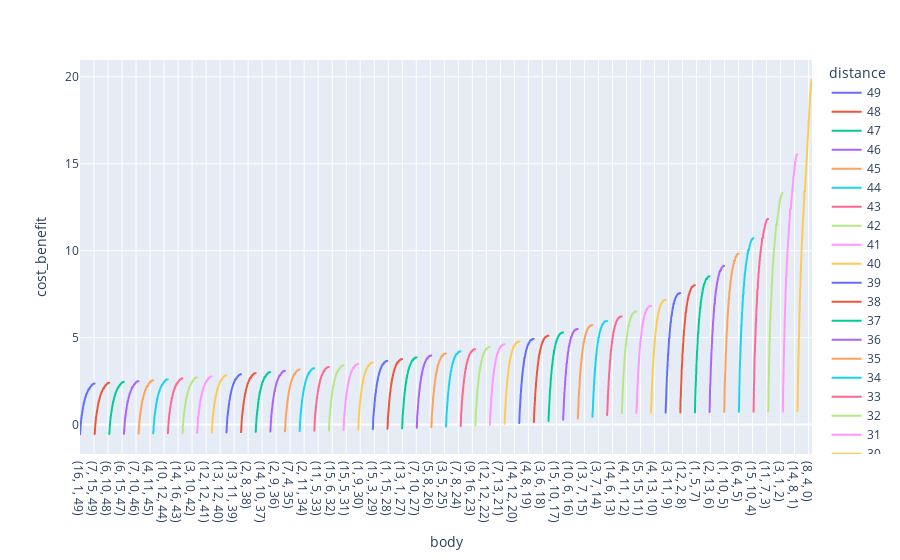

Source (notebook cell):
### Code cell
px.line(df, x="body", y="cost_benefit", color="distance")

### Figure 1 — Plotly figure (JSON) as saved in the notebook; plotly's stock layout.template omitted (floating-point values rounded to 4 significant figures; data arrays with more than 128 entries replaced by an {"elided": "..."} marker saying what was removed)
{"data": [{"hovertemplate": "distance=49<br>body=%{x}<br>cost_benefit=%{y}<extra></extra>", "legendgroup": "49", "line": {"color": "#636efa", "dash": "solid"}, "marker": {"symbol": "circle"}, "mode": "lines", "name": "49", "showlegend": true, "type": "scattergl", "x": {"elided": "256 str values"}, "xaxis": "x", "y": {"elided": "256 float values"}, "yaxis": "y"}, {"hovertemplate": "distance=48<br>body=%{x}<br>cost_benefit=%{y}<extra></extra>", "legendgroup": "48", "line": {"color": "#EF553B", "dash": "solid"}, "marker": {"symbol": "circle"}, "mode": "lines", "name": "48", "showlegend": true, "type": "scattergl", "x": {"elided": "256 str values"}, "xaxis": "x", "y": {"elided": "256 float values"}, "yaxis": "y"}, {"hovertemplate": "distance=47<br>body=%{x}<br>cost_benefit=%{y}<extra></extra>", "legendgroup": "47", "line": {"color": "#00cc96", "dash": "solid"}, "marker": {"symbol": "circle"}, "mode": "lines", "name": "47", "showlegend": true, "type": "scattergl", "x": {"elided": "256 str values"}, "xaxis": "x", "y": {"elided": "256 float values"}, "yaxis": "y"}, {"hovertemplate": "distance=46<br>body=%{x}<br>cost_benefit=%{y}<extra></extra>", "legendgroup": "46", "line": {"color": "#ab63fa", "dash": "solid"}, "marker": {"symbol": "circle"}, "mode": "lines", "name": "46", "showlegend": true, "type": "scattergl", "x": {"elided": "256 str values"}, "xaxis": "x", "y": {"elided": "256 float values"}, "yaxis": "y"}, {"hovertemplate": "distance=45<br>body=%{x}<br>cost_benefit=%{y}<extra></extra>", "legendgroup": "45", "line": {"color": "#FFA15A", "dash": "solid"}, "marker": {"symbol": "circle"}, "mode": "lines", "name": "45", "showlegend": true, "type": "scattergl", "x": {"elided": "256 str values"}, "xaxis": "x", "y": {"elided": "256 float values"}, "yaxis": "y"}, {"hovertemplate": "distance=44<br>body=%{x}<br>cost_benefit=%{y}<extra></extra>", "legendgroup": "44", "line": {"color": "#19d3f3", "dash": "solid"}, "marker": {"symbol": "circle"}, "mode": "lines", "name": "44", "showlegend": true, "type": "scattergl", "x": {"elided": "256 str values"}, "xaxis": "x", "y": {"elided": "256 float values"}, "yaxis": "y"}, {"hovertemplate": "distance=43<br>body=%{x}<br>cost_benefit=%{y}<extra></extra>", "legendgroup": "43", "line": {"color": "#FF6692", "dash": "solid"}, "marker": {"symbol": "circle"}, "mode": "lines", "name": "43", "showlegend": true, "type": "scattergl", "x": {"elided": "256 str values"}, "xaxis": "x", "y": {"elided": "256 float values"}, "yaxis": "y"}, {"hovertemplate": "distance=42<br>body=%{x}<br>cost_benefit=%{y}<extra></extra>", "legendgroup": "42", "line": {"color": "#B6E880", "dash": "solid"}, "marker": {"symbol": "circle"}, "mode": "lines", "name": "42", "showlegend": true, "type": "scattergl", "x": {"elided": "256 str values"}, "xaxis": "x", "y": {"elided": "256 float values"}, "yaxis": "y"}, {"hovertemplate": "distance=41<br>body=%{x}<br>cost_benefit=%{y}<extra></extra>", "legendgroup": "41", "line": {"color": "#FF97FF", "dash": "solid"}, "marker": {"symbol": "circle"}, "mode": "lines", "name": "41", "showlegend": true, "type": "scattergl", "x": {"elided": "256 str values"}, "xaxis": "x", "y": {"elided": "256 float values"}, "yaxis": "y"}, {"hovertemplate": "distance=40<br>body=%{x}<br>cost_benefit=%{y}<extra></extra>", "legendgroup": "40", "line": {"color": "#FECB52", "dash": "solid"}, "marker": {"symbol": "circle"}, "mode": "lines", "name": "40", "showlegend": true, "type": "scattergl", "x": {"elided": "256 str values"}, "xaxis": "x", "y": {"elided": "256 float values"}, "yaxis": "y"}, {"hovertemplate": "distance=39<br>body=%{x}<br>cost_benefit=%{y}<extra></extra>", "legendgroup": "39", "line": {"color": "#636efa", "dash": "solid"}, "marker": {"symbol": "circle"}, "mode": "lines", "name": "39", "showlegend": true, "type": "scattergl", "x": {"elided": "256 str values"}, "xaxis": "x", "y": {"elided": "256 float values"}, "yaxis": "y"}, {"hovertemplate": "distance=38<br>body=%{x}<br>cost_benefit=%{y}<extra></extra>", "legendgroup": "38", "line": {"color": "#EF553B", "dash": "solid"}, "marker": {"symbol": "circle"}, "mode": "lines", "name": "38", "showlegend": true, "type": "scattergl", "x": {"elided": "256 str values"}, "xaxis": "x", "y": {"elided": "256 float values"}, "yaxis": "y"}, {"hovertemplate": "distance=37<br>body=%{x}<br>cost_benefit=%{y}<extra></extra>", "legendgroup": "37", "line": {"color": "#00cc96", "dash": "solid"}, "marker": {"symbol": "circle"}, "mode": "lines", "name": "37", "showlegend": true, "type": "scattergl", "x": {"elided": "256 str values"}, "xaxis": "x", "y": {"elided": "256 float values"}, "yaxis": "y"}, {"hovertemplate": "distance=36<br>body=%{x}<br>cost_benefit=%{y}<extra></extra>", "legendgroup": "36", "line": {"color": "#ab63fa", "dash": "solid"}, "marker": {"symbol": "circle"}, "mode": "lines", "name": "36", "showlegend": true, "type": "scattergl", "x": {"elided": "256 str values"}, "xaxis": "x", "y": {"elided": "256 float values"}, "yaxis": "y"}, {"hovertemplate": "distance=35<br>body=%{x}<br>cost_benefit=%{y}<extra></extra>", "legendgroup": "35", "line": {"color": "#FFA15A", "dash": "solid"}, "marker": {"symbol": "circle"}, "mode": "lines", "name": "35", "showlegend": true, "type": "scattergl", "x": {"elided": "256 str values"}, "xaxis": "x", "y": {"elided": "256 float values"}, "yaxis": "y"}, {"hovertemplate": "distance=34<br>body=%{x}<br>cost_benefit=%{y}<extra></extra>", "legendgroup": "34", "line": {"color": "#19d3f3", "dash": "solid"}, "marker": {"symbol": "circle"}, "mode": "lines", "name": "34", "showlegend": true, "type": "scattergl", "x": {"elided": "256 str values"}, "xaxis": "x", "y": {"elided": "256 float values"}, "yaxis": "y"}, {"hovertemplate": "distance=33<br>body=%{x}<br>cost_benefit=%{y}<extra></extra>", "legendgroup": "33", "line": {"color": "#FF6692", "dash": "solid"}, "marker": {"symbol": "circle"}, "mode": "lines", "name": "33", "showlegend": true, "type": "scattergl", "x": {"elided": "256 str values"}, "xaxis": "x", "y": {"elided": "256 float values"}, "yaxis": "y"}, {"hovertemplate": "distance=32<br>body=%{x}<br>cost_benefit=%{y}<extra></extra>", "legendgroup": "32", "line": {"color": "#B6E880", "dash": "solid"}, "marker": {"symbol": "circle"}, "mode": "lines", "name": "32", "showlegend": true, "type": "scattergl", "x": {"elided": "256 str values"}, "xaxis": "x", "y": {"elided": "256 float values"}, "yaxis": "y"}, {"hovertemplate": "distance=31<br>body=%{x}<br>cost_benefit=%{y}<extra></extra>", "legendgroup": "31", "line": {"color": "#FF97FF", "dash": "solid"}, "marker": {"symbol": "circle"}, "mode": "lines", "name": "31", "showlegend": true, "type": "scattergl", "x": {"elided": "256 str values"}, "xaxis": "x", "y": {"elided": "256 float values"}, "yaxis": "y"}, {"hovertemplate": "distance=30<br>body=%{x}<br>cost_benefit=%{y}<extra></extra>", "legendgroup": "30", "line": {"color": "#FECB52", "dash": "solid"}, "marker": {"symbol": "circle"}, "mode": "lines", "name": "30", "showlegend": true, "type": "scattergl", "x": {"elided": "256 str values"}, "xaxis": "x", "y": {"elided": "256 float values"}, "yaxis": "y"}, {"hovertemplate": "distance=29<br>body=%{x}<br>cost_benefit=%{y}<extra></extra>", "legendgroup": "29", "line": {"color": "#636efa", "dash": "solid"}, "marker": {"symbol": "circle"}, "mode": "lines", "name": "29", "showlegend": true, "type": "scattergl", "x": {"elided": "256 str values"}, "xaxis": "x", "y": {"elided": "256 float values"}, "yaxis": "y"}, {"hovertemplate": "distance=28<br>body=%{x}<br>cost_benefit=%{y}<extra></extra>", "legendgroup": "28", "line": {"color": "#EF553B", "dash": "solid"}, "marker": {"symbol": "circle"}, "mode": "lines", "name": "28", "showlegend": true, "type": "scattergl", "x": {"elided": "256 str values"}, "xaxis": "x", "y": {"elided": "256 float values"}, "yaxis": "y"}, {"hovertemplate": "distance=27<br>body=%{x}<br>cost_benefit=%{y}<extra></extra>", "legendgroup": "27", "line": {"color": "#00cc96", "dash": "solid"}, "marker": {"symbol": "circle"}, "mode": "lines", "name": "27", "showlegend": true, "type": "scattergl", "x": {"elided": "256 str values"}, "xaxis": "x", "y": {"elided": "256 float values"}, "yaxis": "y"}, {"hovertemplate": "distance=26<br>body=%{x}<br>cost_benefit=%{y}<extra></extra>", "legendgroup": "26", "line": {"color": "#ab63fa", "dash": "solid"}, "marker": {"symbol": "circle"}, "mode": "lines", "name": "26", "showlegend": true, "type": "scattergl", "x": {"elided": "256 str values"}, "xaxis": "x", "y": {"elided": "256 float values"}, "yaxis": "y"}, {"hovertemplate": "distance=25<br>body=%{x}<br>cost_benefit=%{y}<extra></extra>", "legendgroup": "25", "line": {"color": "#FFA15A", "dash": "solid"}, "marker": {"symbol": "circle"}, "mode": "lines", "name": "25", "showlegend": true, "type": "scattergl", "x": {"elided": "256 str values"}, "xaxis": "x", "y": {"elided": "256 float values"}, "yaxis": "y"}, {"hovertemplate": "distance=24<br>body=%{x}<br>cost_benefit=%{y}<extra></extra>", "legendgroup": "24", "line": {"color": "#19d3f3", "dash": "solid"}, "marker": {"symbol": "circle"}, "mode": "lines", "name": "24", "showlegend": true, "type": "scattergl", "x": {"elided": "256 str values"}, "xaxis": "x", "y": {"elided": "256 float values"}, "yaxis": "y"}, {"hovertemplate": "distance=23<br>body=%{x}<br>cost_benefit=%{y}<extra></extra>", "legendgroup": "23", "line": {"color": "#FF6692", "dash": "solid"}, "marker": {"symbol": "circle"}, "mode": "lines", "name": "23", "showlegend": true, "type": "scattergl", "x": {"elided": "256 str values"}, "xaxis": "x", "y": {"elided": "256 float values"}, "yaxis": "y"}, {"hovertemplate": "distance=22<br>body=%{x}<br>cost_benefit=%{y}<extra></extra>", "legendgroup": "22", "line": {"color": "#B6E880", "dash": "solid"}, "marker": {"symbol": "circle"}, "mode": "lines", "name": "22", "showlegend": true, "type": "scattergl", "x": {"elided": "256 str values"}, "xaxis": "x", "y": {"elided": "256 float values"}, "yaxis": "y"}, {"hovertemplate": "distance=21<br>body=%{x}<br>cost_benefit=%{y}<extra></extra>", "legendgroup": "21", "line": {"color": "#FF97FF", "dash": "solid"}, "marker": {"symbol": "circle"}, "mode": "lines", "name": "21", "showlegend": true, "type": "scattergl", "x": {"elided": "256 str values"}, "xaxis": "x", "y": {"elided": "256 float values"}, "yaxis": "y"}, {"hovertemplate": "distance=20<br>body=%{x}<br>cost_benefit=%{y}<extra></extra>", "legendgroup": "20", "line": {"color": "#FECB52", "dash": "solid"}, "marker": {"symbol": "circle"}, "mode": "lines", "name": "20", "showlegend": true, "type": "scattergl", "x": {"elided": "256 str values"}, "xaxis": "x", "y": {"elided": "256 float values"}, "yaxis": "y"}, {"hovertemplate": "distance=19<br>body=%{x}<br>cost_benefit=%{y}<extra></extra>", "legendgroup": "19", "line": {"color": "#636efa", "dash": "solid"}, "marker": {"symbol": "circle"}, "mode": "lines", "name": "19", "showlegend": true, "type": "scattergl", "x": {"elided": "256 str values"}, "xaxis": "x", "y": {"elided": "256 float values"}, "yaxis": "y"}, {"hovertemplate": "distance=18<br>body=%{x}<br>cost_benefit=%{y}<extra></extra>", "legendgroup": "18", "line": {"color": "#EF553B", "dash": "solid"}, "marker": {"symbol": "circle"}, "mode": "lines", "name": "18", "showlegend": true, "type": "scattergl", "x": {"elided": "256 str values"}, "xaxis": "x", "y": {"elided": "256 float values"}, "yaxis": "y"}, {"hovertemplate": "distance=17<br>body=%{x}<br>cost_benefit=%{y}<extra></extra>", "legendgroup": "17", "line": {"color": "#00cc96", "dash": "solid"}, "marker": {"symbol": "circle"}, "mode": "lines", "name": "17", "showlegend": true, "type": "scattergl", "x": {"elided": "256 str values"}, "xaxis": "x", "y": {"elided": "256 float values"}, "yaxis": "y"}, {"hovertemplate": "distance=16<br>body=%{x}<br>cost_benefit=%{y}<extra></extra>", "legendgroup": "16", "line": {"color": "#ab63fa", "dash": "solid"}, "marker": {"symbol": "circle"}, "mode": "lines", "name": "16", "showlegend": true, "type": "scattergl", "x": {"elided": "256 str values"}, "xaxis": "x", "y": {"elided": "256 float values"}, "yaxis": "y"}, {"hovertemplate": "distance=15<br>body=%{x}<br>cost_benefit=%{y}<extra></extra>", "legendgroup": "15", "line": {"color": "#FFA15A", "dash": "solid"}, "marker": {"symbol": "circle"}, "mode": "lines", "name": "15", "showlegend": true, "type": "scattergl", "x": {"elided": "256 str values"}, "xaxis": "x", "y": {"elided": "256 float values"}, "yaxis": "y"}, {"hovertemplate": "distance=14<br>body=%{x}<br>cost_benefit=%{y}<extra></extra>", "legendgroup": "14", "line": {"color": "#19d3f3", "dash": "solid"}, "marker": {"symbol": "circle"}, "mode": "lines", "name": "14", "showlegend": true, "type": "scattergl", "x": {"elided": "256 str values"}, "xaxis": "x", "y": {"elided": "256 float values"}, "yaxis": "y"}, {"hovertemplate": "distance=13<br>body=%{x}<br>cost_benefit=%{y}<extra></extra>", "legendgroup": "13", "line": {"color": "#FF6692", "dash": "solid"}, "marker": {"symbol": "circle"}, "mode": "lines", "name": "13", "showlegend": true, "type": "scattergl", "x": {"elided": "256 str values"}, "xaxis": "x", "y": {"elided": "256 float values"}, "yaxis": "y"}, {"hovertemplate": "distance=12<br>body=%{x}<br>cost_benefit=%{y}<extra></extra>", "legendgroup": "12", "line": {"color": "#B6E880", "dash": "solid"}, "marker": {"symbol": "circle"}, "mode": "lines", "name": "12", "showlegend": true, "type": "scattergl", "x": {"elided": "256 str values"}, "xaxis": "x", "y": {"elided": "256 float values"}, "yaxis": "y"}, {"hovertemplate": "distance=11<br>body=%{x}<br>cost_benefit=%{y}<extra></extra>", "legendgroup": "11", "line": {"color": "#FF97FF", "dash": "solid"}, "marker": {"symbol": "circle"}, "mode": "lines", "name": "11", "showlegend": true, "type": "scattergl", "x": {"elided": "256 str values"}, "xaxis": "x", "y": {"elided": "256 float values"}, "yaxis": "y"}, {"hovertemplate": "distance=10<br>body=%{x}<br>cost_benefit=%{y}<extra></extra>", "legendgroup": "10", "line": {"color": "#FECB52", "dash": "solid"}, "marker": {"symbol": "circle"}, "mode": "lines", "name": "10", "showlegend": true, "type": "scattergl", "x": {"elided": "256 str values"}, "xaxis": "x", "y": {"elided": "256 float values"}, "yaxis": "y"}, {"hovertemplate": "distance=9<br>body=%{x}<br>cost_benefit=%{y}<extra></extra>", "legendgroup": "9", "line": {"color": "#636efa", "dash": "solid"}, "marker": {"symbol": "circle"}, "mode": "lines", "name": "9", "showlegend": true, "type": "scattergl", "x": {"elided": "256 str values"}, "xaxis": "x", "y": {"elided": "256 float values"}, "yaxis": "y"}, {"hovertemplate": "distance=8<br>body=%{x}<br>cost_benefit=%{y}<extra></extra>", "legendgroup": "8", "line": {"color": "#EF553B", "dash": "solid"}, "marker": {"symbol": "circle"}, "mode": "lines", "name": "8", "showlegend": true, "type": "scattergl", "x": {"elided": "256 str values"}, "xaxis": "x", "y": {"elided": "256 float values"}, "yaxis": "y"}, {"hovertemplate": "distance=7<br>body=%{x}<br>cost_benefit=%{y}<extra></extra>", "legendgroup": "7", "line": {"color": "#00cc96", "dash": "solid"}, "marker": {"symbol": "circle"}, "mode": "lines", "name": "7", "showlegend": true, "type": "scattergl", "x": {"elided": "256 str values"}, "xaxis": "x", "y": {"elided": "256 float values"}, "yaxis": "y"}, {"hovertemplate": "distance=6<br>body=%{x}<br>cost_benefit=%{y}<extra></extra>", "legendgroup": "6", "line": {"color": "#ab63fa", "dash": "solid"}, "marker": {"symbol": "circle"}, "mode": "lines", "name": "6", "showlegend": true, "type": "scattergl", "x": {"elided": "256 str values"}, "xaxis": "x", "y": {"elided": "256 float values"}, "yaxis": "y"}, {"hovertemplate": "distance=5<br>body=%{x}<br>cost_benefit=%{y}<extra></extra>", "legendgroup": "5", "line": {"color": "#FFA15A", "dash": "solid"}, "marker": {"symbol": "circle"}, "mode": "lines", "name": "5", "showlegend": true, "type": "scattergl", "x": {"elided": "256 str values"}, "xaxis": "x", "y": {"elided": "256 float values"}, "yaxis": "y"}, {"hovertemplate": "distance=4<br>body=%{x}<br>cost_benefit=%{y}<extra></extra>", "legendgroup": "4", "line": {"color": "#19d3f3", "dash": "solid"}, "marker": {"symbol": "circle"}, "mode": "lines", "name": "4", "showlegend": true, "type": "scattergl", "x": {"elided": "256 str values"}, "xaxis": "x", "y": {"elided": "256 float values"}, "yaxis": "y"}, {"hovertemplate": "distance=3<br>body=%{x}<br>cost_benefit=%{y}<extra></extra>", "legendgroup": "3", "line": {"color": "#FF6692", "dash": "solid"}, "marker": {"symbol": "circle"}, "mode": "lines", "name": "3", "showlegend": true, "type": "scattergl", "x": {"elided": "256 str values"}, "xaxis": "x", "y": {"elided": "256 float values"}, "yaxis": "y"}, {"hovertemplate": "distance=2<br>body=%{x}<br>cost_benefit=%{y}<extra></extra>", "legendgroup": "2", "line": {"color": "#B6E880", "dash": "solid"}, "marker": {"symbol": "circle"}, "mode": "lines", "name": "2", "showlegend": true, "type": "scattergl", "x": {"elided": "256 str values"}, "xaxis": "x", "y": {"elided": "256 float values"}, "yaxis": "y"}, {"hovertemplate": "distance=1<br>body=%{x}<br>cost_benefit=%{y}<extra></extra>", "legendgroup": "1", "line": {"color": "#FF97FF", "dash": "solid"}, "marker": {"symbol": "circle"}, "mode": "lines", "name": "1", "showlegend": true, "type": "scattergl", "x": {"elided": "256 str values"}, "xaxis": "x", "y": {"elided": "256 float values"}, "yaxis": "y"}, {"hovertemplate": "distance=0<br>body=%{x}<br>cost_benefit=%{y}<extra></extra>", "legendgroup": "0", "line": {"color": "#FECB52", "dash": "solid"}, "marker": {"symbol": "circle"}, "mode": "lines", "name": "0", "showlegend": true, "type": "scattergl", "x": {"elided": "256 str values"}, "xaxis": "x", "y": {"elided": "256 float values"}, "yaxis": "y"}], "layout": {"legend": {"title": {"text": "distance"}, "tracegroupgap": 0}, "margin": {"t": 60}, "xaxis": {"anchor": "y", "domain": [0, 1], "title": {"text": "body"}}, "yaxis": {"anchor": "x", "domain": [0, 1], "title": {"text": "cost_benefit"}}}}
